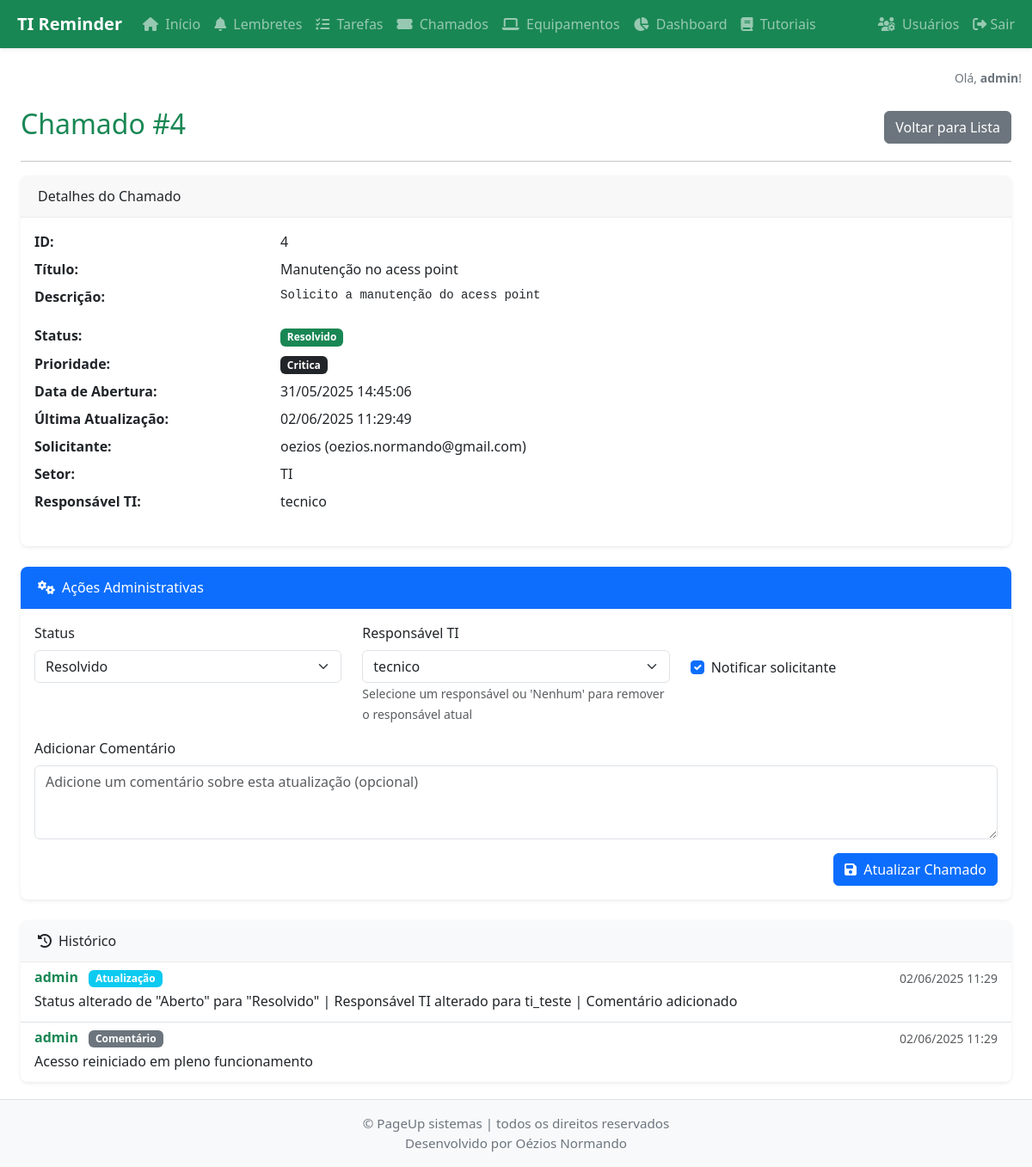
Before: /chamados/4 (signed in) with the older database file.
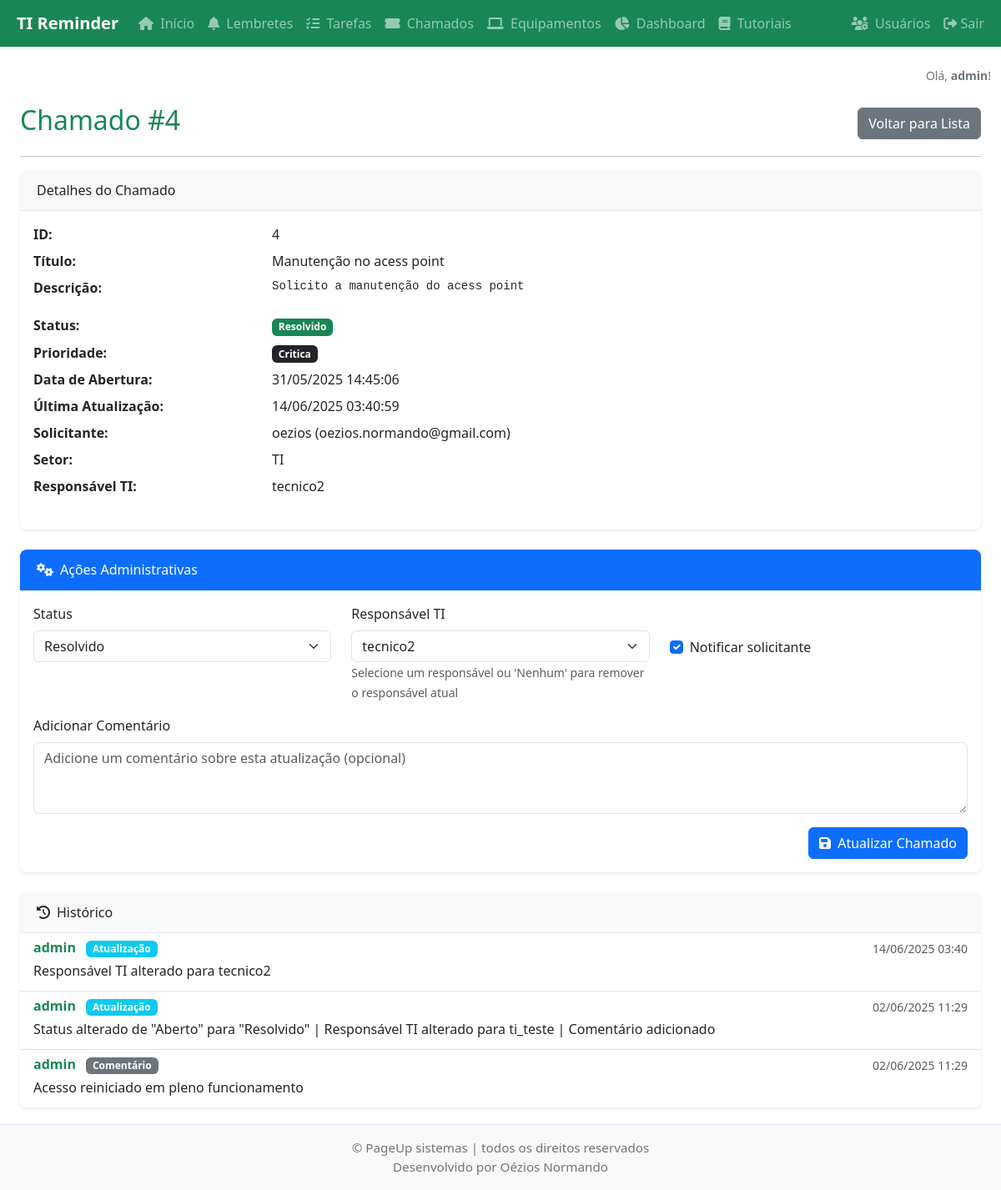
After: the same page with the newer database file.
### app/models.py (models this page shows, shortened)
class Chamado(db.Model):
    id = db.Column(db.Integer, primary_key=True)
    titulo = db.Column(db.String(120), nullable=False)
    descricao = db.Column(db.Text, nullable=False)
    status = db.Column(db.String(50), nullable=False, default='Aberto') # Ex: Aberto, Em Andamento, Resolvido, Fechado
    prioridade = db.Column(db.String(50), nullable=False, default='Media') # Ex: Baixa, Media, Alta, Critica
    data_abertura = db.Column(db.DateTime, nullable=False, default=datetime.utcnow)
    data_ultima_atualizacao = db.Column(db.DateTime, default=datetime.utcnow, onupdate=datetime.utcnow)
    data_fechamento = db.Column(db.DateTime, nullable=True)
    solicitante_id = db.Column(db.Integer, db.ForeignKey('user.id'), nullable=False)
    setor_id = db.Column(db.Integer, db.ForeignKey('sector.id'), nullable=False)
    responsavel_ti_id = db.Column(db.Integer, db.ForeignKey('user.id'), nullable=True)
    solicitante = db.relationship('User', foreign_keys=[solicitante_id], backref='chamados_solicitados')
    setor = db.relationship('Sector', backref='chamados')
    responsavel_ti = db.relationship('User', foreign_keys=[responsavel_ti_id], backref='chamados_responsaveis')

class User(db.Model):
    id = db.Column(db.Integer, primary_key=True)
    username = db.Column(db.String(64), unique=True, nullable=False)
    email = db.Column(db.String(120), unique=True, nullable=False)
    password_hash = db.Column(db.String(128), nullable=False)
    is_admin = db.Column(db.Boolean, default=False)
    is_ti = db.Column(db.Boolean, default=False)  # Indica se o usuário é da equipe de TI
    ativo = db.Column(db.Boolean, default=True)  # Para ativação/desativação
    sector_id = db.Column(db.Integer, db.ForeignKey('sector.id'), nullable=True)
    sector = db.relationship('Sector', backref='usuarios')
    reminders = db.relationship('Reminder', backref='usuario', lazy=True)
    tasks = db.relationship('Task', backref='usuario', lazy=True)

class ComentarioChamado(db.Model):
    id = db.Column(db.Integer, primary_key=True)
    chamado_id = db.Column(db.Integer, db.ForeignKey('chamado.id'), nullable=False)
    usuario_id = db.Column(db.Integer, db.ForeignKey('user.id'), nullable=False)
    texto = db.Column(db.Text, nullable=False)
    data_criacao = db.Column(db.DateTime, default=datetime.utcnow)
    tipo = db.Column(db.String(20), default='comentario')  # 'comentario' ou 'atualizacao'
    chamado = db.relationship('Chamado', backref=db.backref('comentarios', lazy=True, order_by='ComentarioChamado.data_criacao.desc()'))
    usuario = db.relationship('User')

### app/routes.py (the view, shortened to what this page needs)
@bp.route('/chamados/<int:id>')
@login_required
def detalhe_chamado(id):
    from .forms import ChamadoAdminForm
    query = Chamado.query
    is_admin = session.get('is_admin')
    user_id = session.get('user_id')
    chamado = query.filter(Chamado.id == id).first_or_404()
    form = None
    usuarios_ti = []
    if is_admin:
        form = ChamadoAdminForm()
        form.status.choices = [
            ('Aberto', 'Aberto'),
            ('Em Andamento', 'Em Andamento'),
            ('Resolvido', 'Resolvido'),
            ('Fechado', 'Fechado')
        ]
        form.status.data = chamado.status
        usuarios_ti = User.query.filter_by(is_ti=True, ativo=True).order_by(User.username).all()
        if chamado.responsavel_ti_id:
            form.responsavel_ti_id.data = str(chamado.responsavel_ti_id)
    return render_template(
        'detalhe_chamado.html',
        chamado=chamado,
        form=form,
        usuarios_ti=usuarios_ti,
        title=f'Chamado #{chamado.id}'
    )

### app/forms.py (shortened to what this page needs)
class ChamadoAdminForm(FlaskForm):
    status = SelectField('Status', choices=[
        ('Aberto', 'Aberto'),
        ('Em Andamento', 'Em Andamento'),
        ('Pendente', 'Pendente'),
        ('Resolvido', 'Resolvido'),
        ('Fechado', 'Fechado')
    ], validators=[validators.DataRequired()])
    responsavel_ti_id = StringField('Responsável TI', validators=[validators.Optional()])
    comentario = TextAreaField('Adicionar Comentário', validators=[
        validators.Optional(),
        validators.Length(max=1000, message='O comentário não pode ter mais que 1000 caracteres')
    ])
    notificar_solicitante = BooleanField('Notificar solicitante', default=True)
    submit = SubmitField('Atualizar Chamado')

### app/templates/detalhe_chamado.html (shortened to what the changed rows need)
{% extends "base.html" %}
{% block content %}
<div class="container mt-4">
    <div class="d-flex justify-content-between align-items-center mb-3">
        <h2>{{ title }}</h2>
    </div>
    <div class="card">
        <div class="card-body">
            <dl class="row">
                <dt class="col-sm-3">ID:</dt>
                <dd class="col-sm-9">{{ chamado.id }}</dd>
                <dt class="col-sm-3">Título:</dt>
                <dd class="col-sm-9">{{ chamado.titulo }}</dd>
                <dt class="col-sm-3">Descrição:</dt>
                <dd class="col-sm-9"><pre>{{ chamado.descricao }}</pre></dd>
                <dt class="col-sm-3">Status:</dt>
                <dd class="col-sm-9"><span class="badge bg-{{ "secondary" if chamado.status == "Fechado" else ("success" if chamado.status == "Resolvido" else ("warning" if chamado.status == "Em Andamento" else "primary")) }}">{{ chamado.status }}</span></dd>
                <dt class="col-sm-3">Prioridade:</dt>
                <dd class="col-sm-9"><span class="badge bg-{{ "dark" if chamado.prioridade == "Critica" else ("danger" if chamado.prioridade == "Alta" else ("warning" if chamado.prioridade == "Media" else "info")) }}">{{ chamado.prioridade }}</span></dd>
                <dt class="col-sm-3">Data de Abertura:</dt>
                <dd class="col-sm-9">{{ chamado.data_abertura.strftime("%d/%m/%Y %H:%M:%S") }}</dd>
                <dt class="col-sm-3">Última Atualização:</dt>
                <dd class="col-sm-9">{{ chamado.data_ultima_atualizacao.strftime("%d/%m/%Y %H:%M:%S") }}</dd>
                <dt class="col-sm-3">Solicitante:</dt>
                <dd class="col-sm-9">{{ chamado.solicitante.username if chamado.solicitante else "N/A" }} ({{ chamado.solicitante.email if chamado.solicitante else "N/A" }})</dd>
                <dt class="col-sm-3">Setor:</dt>
                <dd class="col-sm-9">{{ chamado.setor.name if chamado.setor else "N/A" }}</dd>
                <dt class="col-sm-3">Responsável TI:</dt>
                <dd class="col-sm-9">{{ chamado.responsavel_ti.username if chamado.responsavel_ti else "Não atribuído" }}</dd>
            </dl>
        </div>
    </div>
    {% if form is defined and form %}
    <div class="card mt-4">
        <div class="card-header bg-primary text-white">
            <i class="fas fa-cogs me-2"></i>Ações Administrativas
        </div>
        <div class="card-body">
            <form method="POST" action="{{ url_for('main.gerenciar_chamado', id=chamado.id) }}">
                <div class="row mb-3">
                    <div class="col-md-4">
                        <label for="status" class="form-label">Status</label>
                        <select name="status" id="status" class="form-select">
                            {% for value, label in form.status.choices %}
                                <option value="{{ value }}" {% if chamado.status == value %}selected{% endif %}>{{ label }}</option>
                            {% endfor %}
                        </select>
                    </div>
                    <div class="col-md-4">
                        <label for="responsavel_ti_id" class="form-label">Responsável TI</label>
                        <select name="responsavel_ti_id" id="responsavel_ti_id" class="form-select">
                            {% for user in usuarios_ti %}
                                <option value="{{ user.id }}" {% if chamado.responsavel_ti_id == user.id %}selected{% endif %}>
                                    {{ user.username }}
                                </option>
                            {% endfor %}
                        </select>
                        <small class="form-text text-muted">Selecione um responsável ou 'Nenhum' para remover o responsável atual</small>
                    </div>
                    <div class="col-md-4">
                        <label class="form-label">&nbsp;</label>
                        <div class="form-check mt-2">
                            <input class="form-check-input" type="checkbox" name="notificar_solicitante" id="notificar_solicitante" checked>
                            <label class="form-check-label" for="notificar_solicitante">
                                Notificar solicitante
                            </label>
                        </div>
                    </div>
                </div>
                <div class="mb-3">
                    <label for="comentario" class="form-label">Adicionar Comentário</label>
                    <textarea name="comentario" id="comentario" class="form-control" rows="3" placeholder="Adicione um comentário sobre esta atualização (opcional)"></textarea>
                </div>
                <div class="d-grid gap-2 d-md-flex justify-content-md-end">
                    <button type="submit" class="btn btn-primary">
                        <i class="fas fa-save me-1"></i> Atualizar Chamado
                    </button>
                </div>
            </form>
        </div>
    </div>
    {% endif %}
    <div class="card mt-4">
        <div class="card-body p-0">
            {% if chamado.comentarios %}
                <div class="list-group list-group-flush">
                    {% for comentario in chamado.comentarios %}
                    <div class="list-group-item">
                        <div class="d-flex w-100 justify-content-between">
                            <h6 class="mb-1">
                                <strong>{{ comentario.usuario.username }}</strong>
                                <span class="badge bg-{{ 'info' if comentario.tipo == 'atualizacao' else 'secondary' }} ms-2">
                                    {{ 'Atualização' if comentario.tipo == 'atualizacao' else 'Comentário' }}
                                </span>
                            </h6>
                            <small class="text-muted">{{ comentario.data_criacao.strftime('%d/%m/%Y %H:%M') }}</small>
                        </div>
                        <p class="mb-1">{{ comentario.texto }}</p>
                    </div>
                    {% endfor %}
                </div>
            {% else %}
                <div class="p-3 text-center text-muted">
                    Nenhum registro de atualização ou comentário.
                </div>
            {% endif %}
        </div>
    </div>
</div>
{% endblock %}

Changed rows visible on the page:
no longer on this page (row unchanged): User: responsavel_ti "tecnico"
changed Chamado "Manutenção no acess point": data_ultima_atualizacao "02/06/2025 11:29:49" → "14/06/2025 03:40:59"; responsavel_ti_id "tecnico" → "tecnico2"
now on this page (row unchanged): User: responsavel_ti "tecnico2"
added ComentarioChamado: usuario.username "admin", tipo "Atualização", data_criacao "14/06/2025 03:40", texto "Responsável TI alterado para tecnico2"
